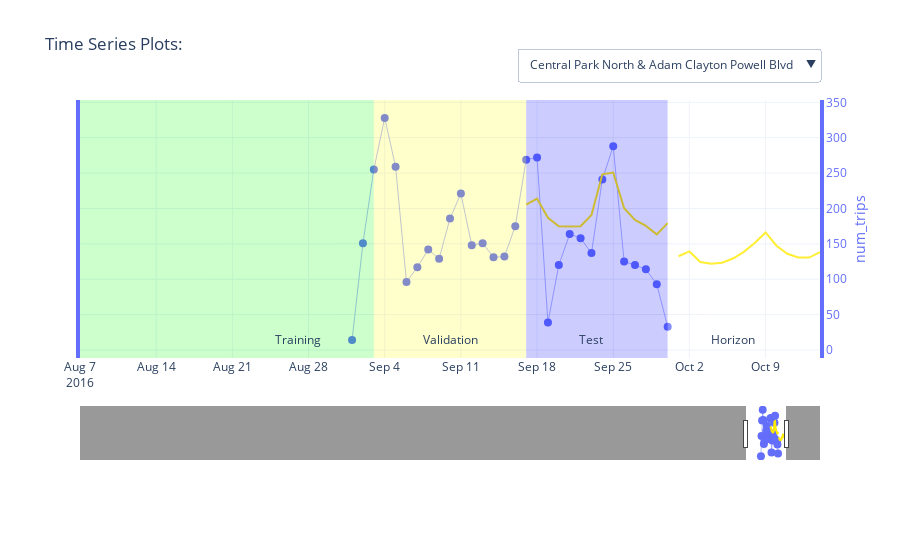

The cell this chart's notebook holds for it:
### Markdown cell above
## Visualize The Time Series With Forecast

### Code cell
# NA values in Pandas will not convert to JSON which Plotly uses:
rawSeries = rawSeries.fillna(np.nan).replace([np.nan], [None])

# create a figure:
fig = go.Figure()

# get a list of colors to use:
colors = px.colors.qualitative.Plotly

# list of columns to plot over time : target and covariates
variables = [TARGET_COLUMN] #+ COVARIATE_COLUMNS

# create dropdown/button to toggle series
buttons = []
b = 0 # default button index

# iterate through series:
series = rawSeries[SERIES_COLUMN].unique().tolist()[0:viz_limit]
for s in series:    
    # iterate trhough columns
    for y, v in enumerate(variables):
        fig.add_trace(
            go.Scatter(
                x = rawSeries[rawSeries[SERIES_COLUMN]==s][TIME_COLUMN],
                y = rawSeries[rawSeries[SERIES_COLUMN]==s][v],
                name = f'{v}',
                text = rawSeries[rawSeries[SERIES_COLUMN]==s][v],
                yaxis = f"y{y+1}",
                hoverinfo='name+x+text',
                line = {'width': 0.5},
                marker = {'size': 8},
                mode = 'lines+markers',
                showlegend = False,
                visible = (b==0) # make a series visible as default: this uses the first series
            )
        )
        if y == 0: # add the forecast
            # add the forecast fit
            fig.add_trace(
                go.Scatter(
                    x = test_predictions[test_predictions[SERIES_COLUMN]==s][TIME_COLUMN],
                    y = test_predictions[test_predictions[SERIES_COLUMN]==s][f'predicted_{TARGET_COLUMN}'],
                    name = f'Forecast: {v}',
                    text = test_predictions[test_predictions[SERIES_COLUMN]==s][f'predicted_{TARGET_COLUMN}'],
                    yaxis = f"y{y+1}",
                    hoverinfo='name+x+text',
                    line = {'width': 2, 'color': 'rgb(255,234,0)'},
                    mode = 'lines',
                    showlegend = False,
                    visible = (b==0) # make a series visible as default: this uses the first series
                )
            )
            fig.add_trace(
                go.Scatter(
                    x = predict[predict[SERIES_COLUMN]==s][TIME_COLUMN],
                    y = predict[predict[SERIES_COLUMN]==s][f'predicted_{TARGET_COLUMN}'],
                    name = f'Forecast: {v}',
                    text = predict[predict[SERIES_COLUMN]==s][f'predicted_{TARGET_COLUMN}'],
                    yaxis = f"y{y+1}",
                    hoverinfo='name+x+text',
                    line = {'width': 2, 'color': 'rgb(255,234,0)'},
                    mode = 'lines',
                    showlegend = False,
                    visible = (b==0) # make a series visible as default: this uses the first series
                )
            )
    
    # which button to show:
    ff = 2 # count of forecast related traces add to each series
    which_buttons = [False] * len(series) * (len(variables) + ff)
    which_buttons[b * (len(variables) +ff):(b+1)*(len(variables) + ff)] = [True] * (len(variables) + ff)

    # create button for series:
    button = dict(
        label = s,
        method = 'update',
        args = [{'visible': which_buttons}]
    )
    buttons.append(button)
    b += 1

# add split regions: training
fig.add_shape(
    fillcolor = 'rgba(0, 255, 0, 0.2)',
    line = {'width': 0},
    type = 'rect',
    x0 = keyDates['start_date'][0],
    x1 = keyDates['val_start'][0],
    xref = 'x',
    y0 = 0,
    y1 = 1,
    yref = 'paper'
)
fig.add_annotation(
    x = keyDates['val_start'][0] - (keyDates['test_start'][0]-keyDates['val_start'][0])/2,
    y = 0,
    ax = 0, ay = 0,
    yref = 'y1',
    xref = 'x',
    text = 'Training',
    yanchor = 'bottom'
)

# add split regions: validation
fig.add_shape(
    fillcolor = 'rgba(255, 255, 0, 0.2)',
    line = {'width': 0},
    type = 'rect',
    x0 = keyDates['val_start'][0],
    x1 = keyDates['test_start'][0],
    xref = 'x',
    y0 = 0,
    y1 = 1,
    yref = 'paper'
)
fig.add_annotation(
    x = keyDates['val_start'][0] + (keyDates['test_start'][0]-keyDates['val_start'][0])/2,
    y = 0,
    ax = 0, ay = 0,
    yref = 'y1',
    xref = 'x',
    text = 'Validation',
    yanchor = 'bottom'
)

# add split regions: test
fig.add_shape(
    fillcolor = 'rgba(0, 0, 255, 0.2)',
    line = {'width': 0},
    type = 'rect',
    x0 = keyDates['test_start'][0],
    x1 = keyDates['end_date'][0],
    xref = 'x',
    y0 = 0,
    y1 = 1,
    yref = 'paper'
)
fig.add_annotation(
    x = keyDates['test_start'][0] + (keyDates['end_date'][0]-keyDates['test_start'][0])/2,
    y = 0,
    ax = 0, ay = 0,
    yref = 'y1',
    xref = 'x',
    text = 'Test',
    yanchor = 'bottom'
)

# add split regions: horizon
fig.add_shape(
    fillcolor = 'rgba(255, 255, 255, 0.2)',
    line = {'width': 0},
    type = 'rect',
    x0 = keyDates['end_date'][0],
    x1 = keyDates['end_date'][0]+timedelta(days = FORECAST_HORIZON_LENGTH),
    xref = 'x',
    y0 = 0,
    y1 = 1,
    yref = 'paper'
)
fig.add_annotation(
    x = keyDates['end_date'][0] + (keyDates['end_date'][0]-keyDates['test_start'][0])/2,
    y = 0,
    ax = 0, ay = 0,
    yref = 'y1',
    xref = 'x',
    text = 'Horizon',
    yanchor = 'bottom'
)

# configure axes layout:
layout = dict(
    xaxis =  dict(
        range = [keyDates['end_date'][0] - 2*(keyDates['end_date'][0] - keyDates['val_start'][0]), keyDates['end_date'][0]+timedelta(days = FORECAST_HORIZON_LENGTH)],
        rangeslider = dict(
            autorange = True,
            range = [keyDates['start_date'][0], keyDates['end_date'][0]+timedelta(days = FORECAST_HORIZON_LENGTH)]
        ),
        type = 'date'
    )
)
for v, variable in enumerate(variables):
    layout[f'yaxis{v+1}'] = dict(
        anchor = 'x',
        domain = [v*(1/len(variables)), (v+1)*(1/len(variables))],
        autorange = True,
        mirror = True,
        autoshift = True,
        title = dict(text = variable, standoff = 10 + 20 * (v % 2), font = dict(color = colors[v])),
        tickfont = dict(color = colors[v]),
        tickmode = 'auto',
        linecolor = colors[v],
        linewidth = 4,
        showline = True,
        side = 'right',
        type = 'linear',
        zeroline = False
    )

# final update of display before rendering
fig.update_layout(
    layout,
    title = 'Time Series Plots:',
    dragmode="zoom",
    hovermode="x",
    legend=dict(traceorder="reversed"),
    height=600,
    template="plotly_white",
    margin=dict(
        t=100,
        b=100
    ),
    updatemenus = [
        dict(
            buttons = buttons,
            type = 'dropdown',
            direction = 'down',
            x = 1,
            y = 1.2,
            showactive = True
        )
    ]
)

# render the interactive plot:
fig.show()

### Figure 1 — Plotly figure (JSON) as saved in the notebook; plotly's stock layout.template omitted (floating-point values rounded to 4 significant figures; data arrays with more than 128 entries replaced by an {"elided": "..."} marker saying what was removed)
{"data": [{"hoverinfo": "name+x+text", "line": {"width": 0.5}, "marker": {"size": 8}, "mode": "lines+markers", "name": "num_trips", "showlegend": false, "text": [14, 151, 255, 328, 259, 96, 117, 142, 129, 186, 221, 148, 151, 131, 132, 175, 269, 272, 39, 120, 164, 158, 137, 241, 288, 125, 120, 114, 93, 33], "type": "scatter", "visible": true, "x": ["2016-09-01", "2016-09-02", "2016-09-03", "2016-09-04", "2016-09-05", "2016-09-06", "2016-09-07", "2016-09-08", "2016-09-09", "2016-09-10", "2016-09-11", "2016-09-12", "2016-09-13", "2016-09-14", "2016-09-15", "2016-09-16", "2016-09-17", "2016-09-18", "2016-09-19", "2016-09-20", "2016-09-21", "2016-09-22", "2016-09-23", "2016-09-24", "2016-09-25", "2016-09-26", "2016-09-27", "2016-09-28", "2016-09-29", "2016-09-30"], "y": [14, 151, 255, 328, 259, 96, 117, 142, 129, 186, 221, 148, 151, 131, 132, 175, 269, 272, 39, 120, 164, 158, 137, 241, 288, 125, 120, 114, 93, 33], "yaxis": "y"}, {"hoverinfo": "name+x+text", "line": {"color": "rgb(255,234,0)", "width": 2}, "mode": "lines", "name": "Forecast: num_trips", "showlegend": false, "text": [205.3, 214.0, 186.8, 174.8, 174.5, 174.9, 190.7, 248.3, 250.7, 200.4, 183.8, 175.4, 163.4, 179.3], "type": "scatter", "visible": true, "x": ["2016-09-17", "2016-09-18", "2016-09-19", "2016-09-20", "2016-09-21", "2016-09-22", "2016-09-23", "2016-09-24", "2016-09-25", "2016-09-26", "2016-09-27", "2016-09-28", "2016-09-29", "2016-09-30"], "y": [205.3, 214.0, 186.8, 174.8, 174.5, 174.9, 190.7, 248.3, 250.7, 200.4, 183.8, 175.4, 163.4, 179.3], "yaxis": "y"}, {"hoverinfo": "name+x+text", "line": {"color": "rgb(255,234,0)", "width": 2}, "mode": "lines", "name": "Forecast: num_trips", "showlegend": false, "text": [132.5, 139.3, 124.4, 121.9, 123.3, 129.3, 138.8, 151.3, 166.1, 147.4, 136.0, 130.9, 130.6, 138.3], "type": "scatter", "visible": true, "x": ["2016-10-01", "2016-10-02", "2016-10-03", "2016-10-04", "2016-10-05", "2016-10-06", "2016-10-07", "2016-10-08", "2016-10-09", "2016-10-10", "2016-10-11", "2016-10-12", "2016-10-13", "2016-10-14"], "y": [132.5, 139.3, 124.4, 121.9, 123.3, 129.3, 138.8, 151.3, 166.1, 147.4, 136.0, 130.9, 130.6, 138.3], "yaxis": "y"}, {"hoverinfo": "name+x+text", "line": {"width": 0.5}, "marker": {"size": 8}, "mode": "lines+markers", "name": "num_trips", "showlegend": false, "text": {"elided": "1177 int values"}, "type": "scatter", "visible": false, "x": {"elided": "1177 str values"}, "y": {"elided": "1177 int values"}, "yaxis": "y"}, {"hoverinfo": "name+x+text", "line": {"color": "rgb(255,234,0)", "width": 2}, "mode": "lines", "name": "Forecast: num_trips", "showlegend": false, "text": [399.5, 390.6, 337.5, 322.9, 321.3, 320.4, 343.7, 408.5, 407.0, 336.4, 308.6, 302.2, 291.1, 312.7], "type": "scatter", "visible": false, "x": ["2016-09-17", "2016-09-18", "2016-09-19", "2016-09-20", "2016-09-21", "2016-09-22", "2016-09-23", "2016-09-24", "2016-09-25", "2016-09-26", "2016-09-27", "2016-09-28", "2016-09-29", "2016-09-30"], "y": [399.5, 390.6, 337.5, 322.9, 321.3, 320.4, 343.7, 408.5, 407.0, 336.4, 308.6, 302.2, 291.1, 312.7], "yaxis": "y"}, {"hoverinfo": "name+x+text", "line": {"color": "rgb(255,234,0)", "width": 2}, "mode": "lines", "name": "Forecast: num_trips", "showlegend": false, "text": [267.7, 295.8, 259.6, 251.0, 249.7, 260.0, 280.2, 312.2, 347.2, 303.4, 271.7, 256.8, 253.4, 268.7], "type": "scatter", "visible": false, "x": ["2016-10-01", "2016-10-02", "2016-10-03", "2016-10-04", "2016-10-05", "2016-10-06", "2016-10-07", "2016-10-08", "2016-10-09", "2016-10-10", "2016-10-11", "2016-10-12", "2016-10-13", "2016-10-14"], "y": [267.7, 295.8, 259.6, 251.0, 249.7, 260.0, 280.2, 312.2, 347.2, 303.4, 271.7, 256.8, 253.4, 268.7], "yaxis": "y"}, {"hoverinfo": "name+x+text", "line": {"width": 0.5}, "marker": {"size": 8}, "mode": "lines+markers", "name": "num_trips", "showlegend": false, "text": [85, 135, 240, 301, 132, 69, 63, 69, 48, 62, 100, 70, 60, 96, 73, 67, 111, 124, 76, 78, 83, 78, 80, 114, 140, 56, 83, 96, 40, 138, 146, 173, 159, 64, 108, 85, 82, 120, 161, 77, 86, 98, 75, 103, 153, 164, 18, 108, 111, 68, 109, 123, 139, 92, 87, 86, 104, 39], "type": "scatter", "visible": false, "x": ["2016-08-04", "2016-08-05", "2016-08-06", "2016-08-07", "2016-08-08", "2016-08-09", "2016-08-10", "2016-08-11", "2016-08-12", "2016-08-13", "2016-08-14", "2016-08-15", "2016-08-16", "2016-08-17", "2016-08-18", "2016-08-19", "2016-08-20", "2016-08-21", "2016-08-22", "2016-08-23", "2016-08-24", "2016-08-25", "2016-08-26", "2016-08-27", "2016-08-28", "2016-08-29", "2016-08-30", "2016-08-31", "2016-09-01", "2016-09-02", "2016-09-03", "2016-09-04", "2016-09-05", "2016-09-06", "2016-09-07", "2016-09-08", "2016-09-09", "2016-09-10", "2016-09-11", "2016-09-12", "2016-09-13", "2016-09-14", "2016-09-15", "2016-09-16", "2016-09-17", "2016-09-18", "2016-09-19", "2016-09-20", "2016-09-21", "2016-09-22", "2016-09-23", "2016-09-24", "2016-09-25", "2016-09-26", "2016-09-27", "2016-09-28", "2016-09-29", "2016-09-30"], "y": [85, 135, 240, 301, 132, 69, 63, 69, 48, 62, 100, 70, 60, 96, 73, 67, 111, 124, 76, 78, 83, 78, 80, 114, 140, 56, 83, 96, 40, 138, 146, 173, 159, 64, 108, 85, 82, 120, 161, 77, 86, 98, 75, 103, 153, 164, 18, 108, 111, 68, 109, 123, 139, 92, 87, 86, 104, 39], "yaxis": "y"}, {"hoverinfo": "name+x+text", "line": {"color": "rgb(255,234,0)", "width": 2}, "mode": "lines", "name": "Forecast: num_trips", "showlegend": false, "text": [102.5, 101.4, 90.65, 83.9, 85.15, 87.23, 93.41, 117.1, 116.4, 94.43, 90.24, 88.49, 86.7, 98.67], "type": "scatter", "visible": false, "x": ["2016-09-17", "2016-09-18", "2016-09-19", "2016-09-20", "2016-09-21", "2016-09-22", "2016-09-23", "2016-09-24", "2016-09-25", "2016-09-26", "2016-09-27", "2016-09-28", "2016-09-29", "2016-09-30"], "y": [102.5, 101.4, 90.65, 83.9, 85.15, 87.23, 93.41, 117.1, 116.4, 94.43, 90.24, 88.49, 86.7, 98.67], "yaxis": "y"}, {"hoverinfo": "name+x+text", "line": {"color": "rgb(255,234,0)", "width": 2}, "mode": "lines", "name": "Forecast: num_trips", "showlegend": false, "text": [86.57, 89.18, 81.91, 80.74, 82.19, 85.46, 90.66, 96.51, 103.4, 93.82, 87.97, 86.63, 86.69, 89.32], "type": "scatter", "visible": false, "x": ["2016-10-01", "2016-10-02", "2016-10-03", "2016-10-04", "2016-10-05", "2016-10-06", "2016-10-07", "2016-10-08", "2016-10-09", "2016-10-10", "2016-10-11", "2016-10-12", "2016-10-13", "2016-10-14"], "y": [86.57, 89.18, 81.91, 80.74, 82.19, 85.46, 90.66, 96.51, 103.4, 93.82, 87.97, 86.63, 86.69, 89.32], "yaxis": "y"}, {"hoverinfo": "name+x+text", "line": {"width": 0.5}, "marker": {"size": 8}, "mode": "lines+markers", "name": "num_trips", "showlegend": false, "text": [44, 40, 28, 30, 30, 35, 51, 24, 39, 25, 31, 44, 74, 83, 28, 31, 43, 55, 49, 57, 95, 33, 59, 41, 9, 24, 29, 2, 95, 23, 14, 37, 41, 78, 84, 25, 38, 18, 53, 51, 87, 69, 7, 26, 43, 27, 32, 63, 60, 47, 24, 41, 16, 13], "type": "scatter", "visible": false, "x": ["2016-08-08", "2016-08-09", "2016-08-10", "2016-08-11", "2016-08-12", "2016-08-13", "2016-08-14", "2016-08-15", "2016-08-16", "2016-08-17", "2016-08-18", "2016-08-19", "2016-08-20", "2016-08-21", "2016-08-22", "2016-08-23", "2016-08-24", "2016-08-25", "2016-08-26", "2016-08-27", "2016-08-28", "2016-08-29", "2016-08-30", "2016-08-31", "2016-09-01", "2016-09-02", "2016-09-03", "2016-09-04", "2016-09-05", "2016-09-06", "2016-09-07", "2016-09-08", "2016-09-09", "2016-09-10", "2016-09-11", "2016-09-12", "2016-09-13", "2016-09-14", "2016-09-15", "2016-09-16", "2016-09-17", "2016-09-18", "2016-09-19", "2016-09-20", "2016-09-21", "2016-09-22", "2016-09-23", "2016-09-24", "2016-09-25", "2016-09-26", "2016-09-27", "2016-09-28", "2016-09-29", "2016-09-30"], "y": [44, 40, 28, 30, 30, 35, 51, 24, 39, 25, 31, 44, 74, 83, 28, 31, 43, 55, 49, 57, 95, 33, 59, 41, 9, 24, 29, 2, 95, 23, 14, 37, 41, 78, 84, 25, 38, 18, 53, 51, 87, 69, 7, 26, 43, 27, 32, 63, 60, 47, 24, 41, 16, 13], "yaxis": "y"}, {"hoverinfo": "name+x+text", "line": {"color": "rgb(255,234,0)", "width": 2}, "mode": "lines", "name": "Forecast: num_trips", "showlegend": false, "text": [49.53, 48.99, 40.81, 39.02, 38.24, 37.35, 40.03, 50.06, 50.8, 37.6, 35.33, 32.28, 30.88, 33.68], "type": "scatter", "visible": false, "x": ["2016-09-17", "2016-09-18", "2016-09-19", "2016-09-20", "2016-09-21", "2016-09-22", "2016-09-23", "2016-09-24", "2016-09-25", "2016-09-26", "2016-09-27", "2016-09-28", "2016-09-29", "2016-09-30"], "y": [49.53, 48.99, 40.81, 39.02, 38.24, 37.35, 40.03, 50.06, 50.8, 37.6, 35.33, 32.28, 30.88, 33.68], "yaxis": "y"}, {"hoverinfo": "name+x+text", "line": {"color": "rgb(255,234,0)", "width": 2}, "mode": "lines", "name": "Forecast: num_trips", "showlegend": false, "text": [36.81, 38.41, 34.42, 33.96, 34.89, 36.42, 38.67, 42.01, 44.81, 39.96, 37.66, 37.77, 37.73, 38.73], "type": "scatter", "visible": false, "x": ["2016-10-01", "2016-10-02", "2016-10-03", "2016-10-04", "2016-10-05", "2016-10-06", "2016-10-07", "2016-10-08", "2016-10-09", "2016-10-10", "2016-10-11", "2016-10-12", "2016-10-13", "2016-10-14"], "y": [36.81, 38.41, 34.42, 33.96, 34.89, 36.42, 38.67, 42.01, 44.81, 39.96, 37.66, 37.77, 37.73, 38.73], "yaxis": "y"}, {"hoverinfo": "name+x+text", "line": {"width": 0.5}, "marker": {"size": 8}, "mode": "lines+markers", "name": "num_trips", "showlegend": false, "text": [28, 112, 77, 68, 62, 39, 50, 50, 36, 48, 38, 41, 47, 51, 38, 56, 55, 56, 61, 64, 59, 49, 45, 41, 23, 59, 58, 100, 51, 38, 47, 43, 42, 49, 73, 58, 75, 35, 67, 53, 75, 75, 27, 60, 54, 56, 58, 64, 65, 34, 50, 41, 40, 10], "type": "scatter", "visible": false, "x": ["2016-08-08", "2016-08-09", "2016-08-10", "2016-08-11", "2016-08-12", "2016-08-13", "2016-08-14", "2016-08-15", "2016-08-16", "2016-08-17", "2016-08-18", "2016-08-19", "2016-08-20", "2016-08-21", "2016-08-22", "2016-08-23", "2016-08-24", "2016-08-25", "2016-08-26", "2016-08-27", "2016-08-28", "2016-08-29", "2016-08-30", "2016-08-31", "2016-09-01", "2016-09-02", "2016-09-03", "2016-09-04", "2016-09-05", "2016-09-06", "2016-09-07", "2016-09-08", "2016-09-09", "2016-09-10", "2016-09-11", "2016-09-12", "2016-09-13", "2016-09-14", "2016-09-15", "2016-09-16", "2016-09-17", "2016-09-18", "2016-09-19", "2016-09-20", "2016-09-21", "2016-09-22", "2016-09-23", "2016-09-24", "2016-09-25", "2016-09-26", "2016-09-27", "2016-09-28", "2016-09-29", "2016-09-30"], "y": [28, 112, 77, 68, 62, 39, 50, 50, 36, 48, 38, 41, 47, 51, 38, 56, 55, 56, 61, 64, 59, 49, 45, 41, 23, 59, 58, 100, 51, 38, 47, 43, 42, 49, 73, 58, 75, 35, 67, 53, 75, 75, 27, 60, 54, 56, 58, 64, 65, 34, 50, 41, 40, 10], "yaxis": "y"}, {"hoverinfo": "name+x+text", "line": {"color": "rgb(255,234,0)", "width": 2}, "mode": "lines", "name": "Forecast: num_trips", "showlegend": false, "text": [58.18, 57.41, 49.76, 48.01, 47.98, 47.28, 51.33, 61.82, 61.05, 50.15, 45.78, 44.79, 44.44, 47.28], "type": "scatter", "visible": false, "x": ["2016-09-17", "2016-09-18", "2016-09-19", "2016-09-20", "2016-09-21", "2016-09-22", "2016-09-23", "2016-09-24", "2016-09-25", "2016-09-26", "2016-09-27", "2016-09-28", "2016-09-29", "2016-09-30"], "y": [58.18, 57.41, 49.76, 48.01, 47.98, 47.28, 51.33, 61.82, 61.05, 50.15, 45.78, 44.79, 44.44, 47.28], "yaxis": "y"}, {"hoverinfo": "name+x+text", "line": {"color": "rgb(255,234,0)", "width": 2}, "mode": "lines", "name": "Forecast: num_trips", "showlegend": false, "text": [48.48, 48.67, 45.29, 44.15, 44.87, 47.33, 49.76, 52.96, 54.29, 50.47, 48.4, 48.46, 48.56, 49.76], "type": "scatter", "visible": false, "x": ["2016-10-01", "2016-10-02", "2016-10-03", "2016-10-04", "2016-10-05", "2016-10-06", "2016-10-07", "2016-10-08", "2016-10-09", "2016-10-10", "2016-10-11", "2016-10-12", "2016-10-13", "2016-10-14"], "y": [48.48, 48.67, 45.29, 44.15, 44.87, 47.33, 49.76, 52.96, 54.29, 50.47, 48.4, 48.46, 48.56, 49.76], "yaxis": "y"}, {"hoverinfo": "name+x+text", "line": {"width": 0.5}, "marker": {"size": 8}, "mode": "lines+markers", "name": "num_trips", "showlegend": false, "text": {"elided": "359 int values"}, "type": "scatter", "visible": false, "x": {"elided": "359 str values"}, "y": {"elided": "359 int values"}, "yaxis": "y"}, {"hoverinfo": "name+x+text", "line": {"color": "rgb(255,234,0)", "width": 2}, "mode": "lines", "name": "Forecast: num_trips", "showlegend": false, "text": [203.5, 205.5, 178.6, 168.0, 168.5, 166.9, 179.5, 217.7, 218.1, 183.9, 168.7, 161.3, 152.6, 162.8], "type": "scatter", "visible": false, "x": ["2016-09-17", "2016-09-18", "2016-09-19", "2016-09-20", "2016-09-21", "2016-09-22", "2016-09-23", "2016-09-24", "2016-09-25", "2016-09-26", "2016-09-27", "2016-09-28", "2016-09-29", "2016-09-30"], "y": [203.5, 205.5, 178.6, 168.0, 168.5, 166.9, 179.5, 217.7, 218.1, 183.9, 168.7, 161.3, 152.6, 162.8], "yaxis": "y"}, {"hoverinfo": "name+x+text", "line": {"color": "rgb(255,234,0)", "width": 2}, "mode": "lines", "name": "Forecast: num_trips", "showlegend": false, "text": [134.3, 140.7, 127.4, 127.3, 128.7, 133.2, 140.3, 149.4, 156.7, 145.7, 138.6, 134.7, 134.8, 139.0], "type": "scatter", "visible": false, "x": ["2016-10-01", "2016-10-02", "2016-10-03", "2016-10-04", "2016-10-05", "2016-10-06", "2016-10-07", "2016-10-08", "2016-10-09", "2016-10-10", "2016-10-11", "2016-10-12", "2016-10-13", "2016-10-14"], "y": [134.3, 140.7, 127.4, 127.3, 128.7, 133.2, 140.3, 149.4, 156.7, 145.7, 138.6, 134.7, 134.8, 139.0], "yaxis": "y"}, {"hoverinfo": "name+x+text", "line": {"width": 0.5}, "marker": {"size": 8}, "mode": "lines+markers", "name": "num_trips", "showlegend": false, "text": {"elided": "361 int values"}, "type": "scatter", "visible": false, "x": {"elided": "361 str values"}, "y": {"elided": "361 int values"}, "yaxis": "y"}, {"hoverinfo": "name+x+text", "line": {"color": "rgb(255,234,0)", "width": 2}, "mode": "lines", "name": "Forecast: num_trips", "showlegend": false, "text": [258.1, 255.1, 218.8, 207.1, 209.1, 214.6, 242.0, 271.6, 221.6, 199.5, 193.2, 183.4, 196.1], "type": "scatter", "visible": false, "x": ["2016-09-17", "2016-09-18", "2016-09-19", "2016-09-20", "2016-09-21", "2016-09-22", "2016-09-23", "2016-09-25", "2016-09-26", "2016-09-27", "2016-09-28", "2016-09-29", "2016-09-30"], "y": [258.1, 255.1, 218.8, 207.1, 209.1, 214.6, 242.0, 271.6, 221.6, 199.5, 193.2, 183.4, 196.1], "yaxis": "y"}, {"hoverinfo": "name+x+text", "line": {"color": "rgb(255,234,0)", "width": 2}, "mode": "lines", "name": "Forecast: num_trips", "showlegend": false, "text": [166.6, 176.2, 159.5, 157.9, 159.4, 166.5, 176.0, 189.4, 203.8, 183.8, 171.6, 164.8, 164.2, 171.4], "type": "scatter", "visible": false, "x": ["2016-10-01", "2016-10-02", "2016-10-03", "2016-10-04", "2016-10-05", "2016-10-06", "2016-10-07", "2016-10-08", "2016-10-09", "2016-10-10", "2016-10-11", "2016-10-12", "2016-10-13", "2016-10-14"], "y": [166.6, 176.2, 159.5, 157.9, 159.4, 166.5, 176.0, 189.4, 203.8, 183.8, 171.6, 164.8, 164.2, 171.4], "yaxis": "y"}, {"hoverinfo": "name+x+text", "line": {"width": 0.5}, "marker": {"size": 8}, "mode": "lines+markers", "name": "num_trips", "showlegend": false, "text": {"elided": "355 int values"}, "type": "scatter", "visible": false, "x": {"elided": "355 str values"}, "y": {"elided": "355 int values"}, "yaxis": "y"}, {"hoverinfo": "name+x+text", "line": {"color": "rgb(255,234,0)", "width": 2}, "mode": "lines", "name": "Forecast: num_trips", "showlegend": false, "text": [136.9, 137.6, 117.9, 111.7, 113.7, 112.7, 122.1, 144.8, 145.3, 120.9, 114.5, 111.5, 107.2, 114.2], "type": "scatter", "visible": false, "x": ["2016-09-17", "2016-09-18", "2016-09-19", "2016-09-20", "2016-09-21", "2016-09-22", "2016-09-23", "2016-09-24", "2016-09-25", "2016-09-26", "2016-09-27", "2016-09-28", "2016-09-29", "2016-09-30"], "y": [136.9, 137.6, 117.9, 111.7, 113.7, 112.7, 122.1, 144.8, 145.3, 120.9, 114.5, 111.5, 107.2, 114.2], "yaxis": "y"}, {"hoverinfo": "name+x+text", "line": {"color": "rgb(255,234,0)", "width": 2}, "mode": "lines", "name": "Forecast: num_trips", "showlegend": false, "text": [92.88, 96.51, 86.73, 85.67, 86.43, 89.17, 94.17, 102.3, 108.4, 100.2, 94.22, 91.31, 91.61, 95.39], "type": "scatter", "visible": false, "x": ["2016-10-01", "2016-10-02", "2016-10-03", "2016-10-04", "2016-10-05", "2016-10-06", "2016-10-07", "2016-10-08", "2016-10-09", "2016-10-10", "2016-10-11", "2016-10-12", "2016-10-13", "2016-10-14"], "y": [92.88, 96.51, 86.73, 85.67, 86.43, 89.17, 94.17, 102.3, 108.4, 100.2, 94.22, 91.31, 91.61, 95.39], "yaxis": "y"}, {"hoverinfo": "name+x+text", "line": {"width": 0.5}, "marker": {"size": 8}, "mode": "lines+markers", "name": "num_trips", "showlegend": false, "text": {"elided": "345 int values"}, "type": "scatter", "visible": false, "x": {"elided": "345 str values"}, "y": {"elided": "345 int values"}, "yaxis": "y"}, {"hoverinfo": "name+x+text", "line": {"color": "rgb(255,234,0)", "width": 2}, "mode": "lines", "name": "Forecast: num_trips", "showlegend": false, "text": [187.2, 190.3, 162.4, 149.6, 146.7, 139.7, 149.3], "type": "scatter", "visible": false, "x": ["2016-09-17", "2016-09-18", "2016-09-19", "2016-09-20", "2016-09-21", "2016-09-22", "2016-09-23"], "y": [187.2, 190.3, 162.4, 149.6, 146.7, 139.7, 149.3], "yaxis": "y"}, {"hoverinfo": "name+x+text", "line": {"color": "rgb(255,234,0)", "width": 2}, "mode": "lines", "name": "Forecast: num_trips", "showlegend": false, "text": [81.9, 87.34, 80.41, 79.09, 81.37, 87.05, 92.93, 100.5, 111.2, 99.48, 92.09, 89.33, 86.83, 89.5], "type": "scatter", "visible": false, "x": ["2016-10-01", "2016-10-02", "2016-10-03", "2016-10-04", "2016-10-05", "2016-10-06", "2016-10-07", "2016-10-08", "2016-10-09", "2016-10-10", "2016-10-11", "2016-10-12", "2016-10-13", "2016-10-14"], "y": [81.9, 87.34, 80.41, 79.09, 81.37, 87.05, 92.93, 100.5, 111.2, 99.48, 92.09, 89.33, 86.83, 89.5], "yaxis": "y"}, {"hoverinfo": "name+x+text", "line": {"width": 0.5}, "marker": {"size": 8}, "mode": "lines+markers", "name": "num_trips", "showlegend": false, "text": {"elided": "1179 int values"}, "type": "scatter", "visible": false, "x": {"elided": "1179 str values"}, "y": {"elided": "1179 int values"}, "yaxis": "y"}, {"hoverinfo": "name+x+text", "line": {"color": "rgb(255,234,0)", "width": 2}, "mode": "lines", "name": "Forecast: num_trips", "showlegend": false, "text": [296.8, 292.9, 258.2, 248.9, 246.7, 262.8, 305.9, 307.1, 266.0, 245.6, 237.5, 228.2, 238.1], "type": "scatter", "visible": false, "x": ["2016-09-17", "2016-09-18", "2016-09-19", "2016-09-20", "2016-09-22", "2016-09-23", "2016-09-24", "2016-09-25", "2016-09-26", "2016-09-27", "2016-09-28", "2016-09-29", "2016-09-30"], "y": [296.8, 292.9, 258.2, 248.9, 246.7, 262.8, 305.9, 307.1, 266.0, 245.6, 237.5, 228.2, 238.1], "yaxis": "y"}, {"hoverinfo": "name+x+text", "line": {"color": "rgb(255,234,0)", "width": 2}, "mode": "lines", "name": "Forecast: num_trips", "showlegend": false, "text": [200.1, 208.8, 191.7, 189.9, 191.1, 197.5, 207.0, 219.4, 229.7, 211.9, 200.7, 194.9, 194.9, 202.1], "type": "scatter", "visible": false, "x": ["2016-10-01", "2016-10-02", "2016-10-03", "2016-10-04", "2016-10-05", "2016-10-06", "2016-10-07", "2016-10-08", "2016-10-09", "2016-10-10", "2016-10-11", "2016-10-12", "2016-10-13", "2016-10-14"], "y": [200.1, 208.8, 191.7, 189.9, 191.1, 197.5, 207.0, 219.4, 229.7, 211.9, 200.7, 194.9, 194.9, 202.1], "yaxis": "y"}, {"hoverinfo": "name+x+text", "line": {"width": 0.5}, "marker": {"size": 8}, "mode": "lines+markers", "name": "num_trips", "showlegend": false, "text": [42, 71, 108, 107, 103, 78, 90, 99, 67, 143, 152, 84, 94, 83, 96, 80, 151, 133, 59, 112, 121, 35, 86, 64, 75, 60, 58, 58, 77, 60, 69, 95, 60, 86, 55, 64, 66, 101, 106, 32, 70, 77, 82, 72, 67, 57, 39, 71, 69, 60, 32], "type": "scatter", "visible": false, "x": ["2016-08-11", "2016-08-12", "2016-08-13", "2016-08-14", "2016-08-15", "2016-08-16", "2016-08-17", "2016-08-18", "2016-08-19", "2016-08-20", "2016-08-21", "2016-08-22", "2016-08-23", "2016-08-24", "2016-08-25", "2016-08-26", "2016-08-27", "2016-08-28", "2016-08-29", "2016-08-30", "2016-08-31", "2016-09-01", "2016-09-02", "2016-09-03", "2016-09-04", "2016-09-05", "2016-09-06", "2016-09-07", "2016-09-08", "2016-09-09", "2016-09-10", "2016-09-11", "2016-09-12", "2016-09-13", "2016-09-14", "2016-09-15", "2016-09-16", "2016-09-17", "2016-09-18", "2016-09-19", "2016-09-20", "2016-09-21", "2016-09-22", "2016-09-23", "2016-09-24", "2016-09-25", "2016-09-26", "2016-09-27", "2016-09-28", "2016-09-29", "2016-09-30"], "y": [42, 71, 108, 107, 103, 78, 90, 99, 67, 143, 152, 84, 94, 83, 96, 80, 151, 133, 59, 112, 121, 35, 86, 64, 75, 60, 58, 58, 77, 60, 69, 95, 60, 86, 55, 64, 66, 101, 106, 32, 70, 77, 82, 72, 67, 57, 39, 71, 69, 60, 32], "yaxis": "y"}, {"hoverinfo": "name+x+text", "line": {"color": "rgb(255,234,0)", "width": 2}, "mode": "lines", "name": "Forecast: num_trips", "showlegend": false, "text": [108.4, 105.4, 88.57, 83.72, 82.09, 82.02, 86.28, 106.8, 98.85, 74.07, 67.88, 64.81, 61.05, 67.69], "type": "scatter", "visible": false, "x": ["2016-09-17", "2016-09-18", "2016-09-19", "2016-09-20", "2016-09-21", "2016-09-22", "2016-09-23", "2016-09-24", "2016-09-25", "2016-09-26", "2016-09-27", "2016-09-28", "2016-09-29", "2016-09-30"], "y": [108.4, 105.4, 88.57, 83.72, 82.09, 82.02, 86.28, 106.8, 98.85, 74.07, 67.88, 64.81, 61.05, 67.69], "yaxis": "y"}, {"hoverinfo": "name+x+text", "line": {"color": "rgb(255,234,0)", "width": 2}, "mode": "lines", "name": "Forecast: num_trips", "showlegend": false, "text": [62.6, 63.81, 58.58, 58.16, 59.01, 60.63, 63.53, 66.59, 72.93, 64.93, 61.59, 61.99, 62.04, 63.52], "type": "scatter", "visible": false, "x": ["2016-10-01", "2016-10-02", "2016-10-03", "2016-10-04", "2016-10-05", "2016-10-06", "2016-10-07", "2016-10-08", "2016-10-09", "2016-10-10", "2016-10-11", "2016-10-12", "2016-10-13", "2016-10-14"], "y": [62.6, 63.81, 58.58, 58.16, 59.01, 60.63, 63.53, 66.59, 72.93, 64.93, 61.59, 61.99, 62.04, 63.52], "yaxis": "y"}, {"hoverinfo": "name+x+text", "line": {"width": 0.5}, "marker": {"size": 8}, "mode": "lines+markers", "name": "num_trips", "showlegend": false, "text": {"elided": "359 int values"}, "type": "scatter", "visible": false, "x": {"elided": "359 str values"}, "y": {"elided": "359 int values"}, "yaxis": "y"}, {"hoverinfo": "name+x+text", "line": {"color": "rgb(255,234,0)", "width": 2}, "mode": "lines", "name": "Forecast: num_trips", "showlegend": false, "text": [80.0, 80.12, 70.05, 68.51, 66.84, 66.06, 70.24, 91.54, 97.12, 79.94, 77.74, 76.19, 72.83, 84.82], "type": "scatter", "visible": false, "x": ["2016-09-17", "2016-09-18", "2016-09-19", "2016-09-20", "2016-09-21", "2016-09-22", "2016-09-23", "2016-09-24", "2016-09-25", "2016-09-26", "2016-09-27", "2016-09-28", "2016-09-29", "2016-09-30"], "y": [80.0, 80.12, 70.05, 68.51, 66.84, 66.06, 70.24, 91.54, 97.12, 79.94, 77.74, 76.19, 72.83, 84.82], "yaxis": "y"}, {"hoverinfo": "name+x+text", "line": {"color": "rgb(255,234,0)", "width": 2}, "mode": "lines", "name": "Forecast: num_trips", "showlegend": false, "text": [73.96, 76.18, 70.07, 68.75, 70.34, 73.41, 78.12, 83.28, 91.02, 80.95, 75.82, 75.24, 75.0, 76.52], "type": "scatter", "visible": false, "x": ["2016-10-01", "2016-10-02", "2016-10-03", "2016-10-04", "2016-10-05", "2016-10-06", "2016-10-07", "2016-10-08", "2016-10-09", "2016-10-10", "2016-10-11", "2016-10-12", "2016-10-13", "2016-10-14"], "y": [73.96, 76.18, 70.07, 68.75, 70.34, 73.41, 78.12, 83.28, 91.02, 80.95, 75.82, 75.24, 75.0, 76.52], "yaxis": "y"}], "layout": {"annotations": [{"ax": 0, "ay": 0, "text": "Training", "x": "2016-08-27", "xref": "x", "y": 0, "yanchor": "bottom", "yref": "y"}, {"ax": 0, "ay": 0, "text": "Validation", "x": "2016-09-10", "xref": "x", "y": 0, "yanchor": "bottom", "yref": "y"}, {"ax": 0, "ay": 0, "text": "Test", "x": "2016-09-23", "xref": "x", "y": 0, "yanchor": "bottom", "yref": "y"}, {"ax": 0, "ay": 0, "text": "Horizon", "x": "2016-10-06", "xref": "x", "y": 0, "yanchor": "bottom", "yref": "y"}], "autosize": true, "dragmode": "zoom", "hovermode": "x", "legend": {"traceorder": "reversed"}, "margin": {"b": 100, "t": 100}, "shapes": [{"fillcolor": "rgba(0, 255, 0, 0.2)", "line": {"width": 0}, "type": "rect", "x0": "2013-07-01", "x1": "2016-09-03", "xref": "x", "y0": 0, "y1": 1, "yref": "paper"}, {"fillcolor": "rgba(255, 255, 0, 0.2)", "line": {"width": 0}, "type": "rect", "x0": "2016-09-03", "x1": "2016-09-17", "xref": "x", "y0": 0, "y1": 1, "yref": "paper"}, {"fillcolor": "rgba(0, 0, 255, 0.2)", "line": {"width": 0}, "type": "rect", "x0": "2016-09-17", "x1": "2016-09-30", "xref": "x", "y0": 0, "y1": 1, "yref": "paper"}, {"fillcolor": "rgba(255, 255, 255, 0.2)", "line": {"width": 0}, "type": "rect", "x0": "2016-09-30", "x1": "2016-10-14", "xref": "x", "y0": 0, "y1": 1, "yref": "paper"}], "title": {"text": "Time Series Plots:"}, "updatemenus": [{"active": 0, "buttons": [{"args": [{"visible": [true, true, true, false, false, false, false, false, false, false, false, false, false, false, false, false, false, false, false, false, false, false, false, false, false, false, false, false, false, false, false, false, false, false, false, false]}], "label": "Central Park North & Adam Clayton Powell Blvd", "method": "update"}, {"args": [{"visible": [false, false, false, true, true, true, false, false, false, false, false, false, false, false, false, false, false, false, false, false, false, false, false, false, false, false, false, false, false, false, false, false, false, false, false, false]}], "label": "Central Park S & 6 Ave", "method": "update"}, {"args": [{"visible": [false, false, false, false, false, false, true, true, true, false, false, false, false, false, false, false, false, false, false, false, false, false, false, false, false, false, false, false, false, false, false, false, false, false, false, false]}], "label": "Central Park W & W 96 St", "method": "update"}, {"args": [{"visible": [false, false, false, false, false, false, false, false, false, true, true, true, false, false, false, false, false, false, false, false, false, false, false, false, false, false, false, false, false, false, false, false, false, false, false, false]}], "label": "Central Park West & W 100 St", "method": "update"}, {"args": [{"visible": [false, false, false, false, false, false, false, false, false, false, false, false, true, true, true, false, false, false, false, false, false, false, false, false, false, false, false, false, false, false, false, false, false, false, false, false]}], "label": "Central Park West & W 102 St", "method": "update"}, {"args": [{"visible": [false, false, false, false, false, false, false, false, false, false, false, false, false, false, false, true, true, true, false, false, false, false, false, false, false, false, false, false, false, false, false, false, false, false, false, false]}], "label": "Central Park West & W 68 St", "method": "update"}, {"args": [{"visible": [false, false, false, false, false, false, false, false, false, false, false, false, false, false, false, false, false, false, true, true, true, false, false, false, false, false, false, false, false, false, false, false, false, false, false, false]}], "label": "Central Park West & W 72 St", "method": "update"}, {"args": [{"visible": [false, false, false, false, false, false, false, false, false, false, false, false, false, false, false, false, false, false, false, false, false, true, true, true, false, false, false, false, false, false, false, false, false, false, false, false]}], "label": "Central Park West & W 76 St", "method": "update"}, {"args": [{"visible": [false, false, false, false, false, false, false, false, false, false, false, false, false, false, false, false, false, false, false, false, false, false, false, false, true, true, true, false, false, false, false, false, false, false, false, false]}], "label": "Central Park West & W 85 St", "method": "update"}, {"args": [{"visible": [false, false, false, false, false, false, false, false, false, false, false, false, false, false, false, false, false, false, false, false, false, false, false, false, false, false, false, true, true, true, false, false, false, false, false, false]}], "label": "Grand Army Plaza & Central Park S", "method": "update"}, {"args": [{"visible": [false, false, false, false, false, false, false, false, false, false, false, false, false, false, false, false, false, false, false, false, false, false, false, false, false, false, false, false, false, false, true, true, true, false, false, false]}], "label": "W 106 St & Central Park West", "method": "update"}, {"args": [{"visible": [false, false, false, false, false, false, false, false, false, false, false, false, false, false, false, false, false, false, false, false, false, false, false, false, false, false, false, false, false, false, false, false, false, true, true, true]}], "label": "W 82 St & Central Park West", "method": "update"}], "direction": "down", "showactive": true, "type": "dropdown", "x": 1, "y": 1.2}], "xaxis": {"range": ["2016-08-07", "2016-10-14"], "rangeslider": {"autorange": true, "range": ["2013-07-01", "2016-12-09 17:12:48.3579"], "yaxis": {"_template": null, "rangemode": "match"}}, "type": "date"}, "yaxis": {"anchor": "x", "autorange": true, "autoshift": true, "domain": [0, 1], "linecolor": "#636EFA", "linewidth": 4, "mirror": true, "range": [-10.32, 352.3], "showline": true, "side": "right", "tickfont": {"color": "#636EFA"}, "tickmode": "auto", "title": {"font": {"color": "#636EFA"}, "standoff": 10, "text": "num_trips"}, "type": "linear", "zeroline": false}}}
